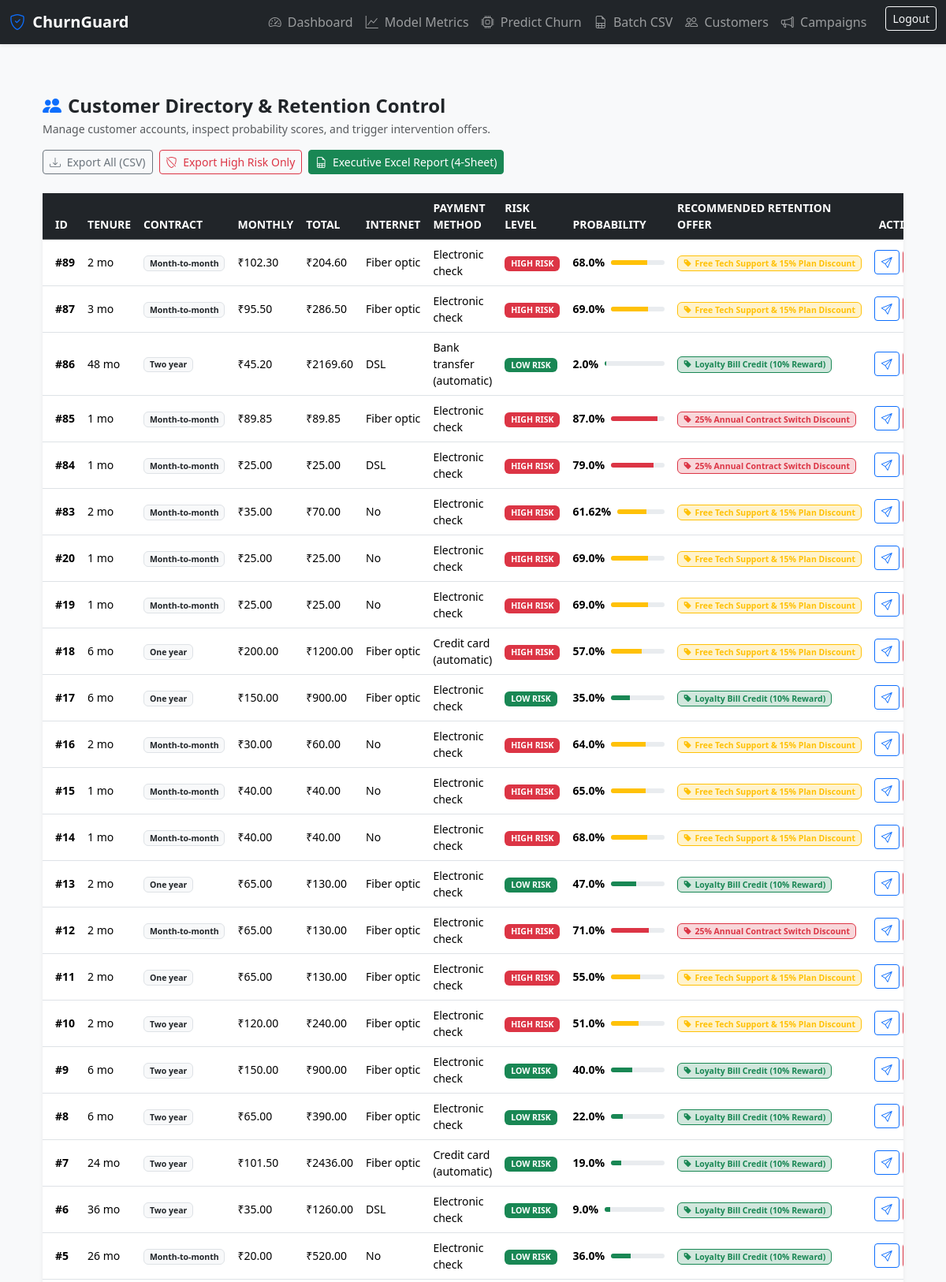
The page /customers (signed in, upper part) on the database its author committed.
### tables this page shows
CREATE TABLE predictions (
            prediction_id INTEGER PRIMARY KEY AUTOINCREMENT,
            customer_id INTEGER,
            prediction TEXT,
            probability REAL,
            risk_level TEXT,
            FOREIGN KEY (customer_id) REFERENCES customers (customer_id) ON DELETE CASCADE
        );

CREATE TABLE customers (
            customer_id INTEGER PRIMARY KEY AUTOINCREMENT,
            tenure INTEGER,
            contract TEXT,
            monthly_charges REAL,
            total_charges REAL,
            internet_service TEXT,
            payment_method TEXT,
            churn TEXT
        );

### app.py (the view)
@app.route("/customers")
def customers():
    if "user_id" not in session:
        return redirect(url_for("login"))
    conn = get_db_connection()
    try:
        customers_data = conn.execute("""
            SELECT c.*, p.risk_level, p.probability
            FROM customers c
            LEFT JOIN predictions p ON c.customer_id = p.customer_id
            ORDER BY c.customer_id DESC
        """).fetchall()
    finally:
        conn.close()
    augmented_customers = []
    for c in customers_data:
        c_dict = dict(c)
        prob = float(c_dict.get("probability") or 0.0)
        if prob >= 70.0:
            c_dict["recommended_offer"] = "25% Annual Contract Switch Discount"
            c_dict["recommended_discount"] = 25.0
            c_dict["offer_badge"] = "danger"
        elif prob >= 50.0:
            c_dict["recommended_offer"] = "Free Tech Support & 15% Plan Discount"
            c_dict["recommended_discount"] = 15.0
            c_dict["offer_badge"] = "warning"
        else:
            c_dict["recommended_offer"] = "Loyalty Bill Credit (10% Reward)"
            c_dict["recommended_discount"] = 10.0
            c_dict["offer_badge"] = "success"
        augmented_customers.append(c_dict)
    return render_template(
        "customers.html",
        customers=augmented_customers,
        user_role=session.get("role", "agent"),
    )

### app.py (called while the page is built)
def get_db_connection():
    conn = sqlite3.connect(DATABASE_NAME, timeout=30.0)
    conn.row_factory = sqlite3.Row
    conn.execute("PRAGMA foreign_keys = ON;")
    conn.execute("PRAGMA journal_mode = WAL;")
    return conn

### templates/customers.html (shortened to what this page needs)
{% extends "base.html" %}
{% block content %}
<div class="container-fluid py-4">
  <div class="d-flex flex-wrap justify-content-between align-items-center mb-4 gap-3">
    <div>
      <h4 class="fw-bold mb-1">
        <i class="bi bi-people-fill text-primary me-2"></i>Customer Directory & Retention Control
      </h4>
      <p class="text-muted small mb-0">Manage customer accounts, inspect probability scores, and trigger intervention offers.</p>
    </div>
    <div class="d-flex flex-wrap gap-2">
      <a href="{{ url_for('export_customers') }}" class="btn btn-outline-secondary btn-sm">
        <i class="bi bi-download me-1"></i> Export All (CSV)
      </a>
      <a href="{{ url_for('export_customers', risk='High Risk') }}" class="btn btn-outline-danger btn-sm">
        <i class="bi bi-shield-slash me-1"></i> Export High Risk Only
      </a>
      <a href="{{ url_for('export_executive_report') }}" class="btn btn-success btn-sm">
        <i class="bi bi-file-earmark-spreadsheet me-1"></i> Executive Excel Report (4-Sheet)
      </a>
    </div>
  </div>
  <div class="card shadow-sm border-0">
    <div class="card-body p-0">
      <div class="table-responsive">
        <table class="table table-hover align-middle mb-0">
          <thead class="table-dark small text-uppercase">
            <tr>
              <th scope="col" class="ps-3">ID</th>
              <th scope="col">Tenure</th>
              <th scope="col">Contract</th>
              <th scope="col">Monthly</th>
              <th scope="col">Total</th>
              <th scope="col">Internet</th>
              <th scope="col">Payment Method</th>
              <th scope="col">Risk Level</th>
              <th scope="col">Probability</th>
              <th scope="col">Recommended Retention Offer</th>
              <th scope="col" class="text-end pe-3">Actions</th>
            </tr>
          </thead>
          <tbody class="small">
            {% if customers %}
              {% for cust in customers %}
              <tr>
                <td class="ps-3 fw-bold">#{{ cust.customer_id }}</td>
                <td>{{ cust.tenure }} mo</td>
                <td>
                  <span class="badge bg-light text-dark border">
                    {{ cust.contract }}
                  </span>
                </td>
                <td>₹{{ "%.2f"|format(cust.monthly_charges or 0.0) }}</td>
                <td>₹{{ "%.2f"|format(cust.total_charges or 0.0) }}</td>
                <td>{{ cust.internet_service or 'None' }}</td>
                <td>{{ cust.payment_method }}</td>
                <td>
                  {% if cust.risk_level == 'High Risk' %}
                    <span class="badge bg-danger text-uppercase px-2 py-1">High Risk</span>
                  {% else %}
                    <span class="badge bg-success text-uppercase px-2 py-1">Low Risk</span>
                  {% endif %}
                </td>
                <td>
                  <div class="d-flex align-items-center gap-2">
                    <span class="fw-bold">{{ cust.probability or 0.0 }}%</span>
                    <div class="progress flex-grow-1" style="height: 6px; width: 60px;">
                      <div class="progress-bar {% if (cust.probability or 0.0) >= 70 %}bg-danger{% elif (cust.probability or 0.0) >= 50 %}bg-warning{% else %}bg-success{% endif %}"
                           role="progressbar"
                           style="width: {{ cust.probability or 0 }}%;">
                      </div>
                    </div>
                  </div>
                </td>
                <td>
                  <span class="badge bg-{{ cust.offer_badge }}-subtle text-{{ cust.offer_badge }} border border-{{ cust.offer_badge }}">
                    <i class="bi bi-tag-fill me-1"></i>{{ cust.recommended_offer }}
                  </span>
                </td>
                <td class="text-end pe-3">
                  <div class="d-inline-flex gap-1">
                    <form action="{{ url_for('send_campaign', customer_id=cust.customer_id) }}" method="POST" class="d-inline">
                      <button type="submit" class="btn btn-sm btn-outline-primary" title="Send Recommended Campaign">
                        <i class="bi bi-send"></i>
                      </button>
                    </form>
                  </div>
                </td>
              </tr>
              {% endfor %}
            {% endif %}
          </tbody>
        </table>
      </div>
    </div>
  </div>
</div>
{% endblock %}

### templates/base.html (style rules this page uses)
body { background-color: #f8f9fa; overflow-x: hidden; }
.table-responsive { width: 100%; overflow-x: auto; }

### rows shown on the page
predictions: customer_id "89", tenure "2", contract "Month-to-month", internet_service "Fiber optic", payment_method "Electronic check", risk_level "HIGH RISK", probability "68.0", recommended_offer "Free Tech Support & 15% Plan Discount"
customers: monthly_charges "102.30", total_charges "204.60"
predictions: customer_id "87", tenure "3", contract "Month-to-month", internet_service "Fiber optic", payment_method "Electronic check", risk_level "HIGH RISK", probability "69.0", recommended_offer "Free Tech Support & 15% Plan Discount"
customers: monthly_charges "95.50", total_charges "286.50"
predictions: customer_id "86", tenure "48", contract "Two year", internet_service "DSL", payment_method "Bank transfer (automatic)", risk_level "LOW RISK", probability "2.0", recommended_offer "Loyalty Bill Credit (10% Reward)"
customers: monthly_charges "45.20", total_charges "2169.60"
predictions: customer_id "85", tenure "1", contract "Month-to-month", internet_service "Fiber optic", payment_method "Electronic check", risk_level "HIGH RISK", probability "87.0", recommended_offer "25% Annual Contract Switch Discount"
customers: monthly_charges "89.85", total_charges "89.85"
predictions: customer_id "84", tenure "1", contract "Month-to-month", internet_service "DSL", payment_method "Electronic check", risk_level "HIGH RISK", probability "79.0", recommended_offer "25% Annual Contract Switch Discount"
customers: monthly_charges "25.00", total_charges "25.00"
predictions: customer_id "83", tenure "2", contract "Month-to-month", internet_service "No", payment_method "Electronic check", risk_level "HIGH RISK", probability "61.62", recommended_offer "Free Tech Support & 15% Plan Discount"
customers: monthly_charges "35.00", total_charges "70.00"
predictions: customer_id "20", tenure "1", contract "Month-to-month", internet_service "No", payment_method "Electronic check", risk_level "HIGH RISK", probability "69.0", recommended_offer "Free Tech Support & 15% Plan Discount"
customers: monthly_charges "25.00", total_charges "25.00"
predictions: customer_id "19", tenure "1", contract "Month-to-month", internet_service "No", payment_method "Electronic check", risk_level "HIGH RISK", probability "69.0", recommended_offer "Free Tech Support & 15% Plan Discount"
customers: monthly_charges "25.00", total_charges "25.00"
predictions: customer_id "18", tenure "6", contract "One year", internet_service "Fiber optic", payment_method "Credit card (automatic)", risk_level "HIGH RISK", probability "57.0", recommended_offer "Free Tech Support & 15% Plan Discount"
customers: monthly_charges "200.00", total_charges "1200.00"
predictions: customer_id "17", tenure "6", contract "One year", internet_service "Fiber optic", payment_method "Electronic check", risk_level "LOW RISK", probability "35.0", recommended_offer "Loyalty Bill Credit (10% Reward)"
customers: monthly_charges "150.00", total_charges "900.00"
predictions: customer_id "16", tenure "2", contract "Month-to-month", internet_service "No", payment_method "Electronic check", risk_level "HIGH RISK", probability "64.0", recommended_offer "Free Tech Support & 15% Plan Discount"
customers: monthly_charges "30.00", total_charges "60.00"
predictions: customer_id "15", tenure "1", contract "Month-to-month", internet_service "No", payment_method "Electronic check", risk_level "HIGH RISK", probability "65.0", recommended_offer "Free Tech Support & 15% Plan Discount"
customers: monthly_charges "40.00", total_charges "40.00"
predictions: customer_id "14", tenure "1", contract "Month-to-month", internet_service "No", payment_method "Electronic check", risk_level "HIGH RISK", probability "68.0", recommended_offer "Free Tech Support & 15% Plan Discount"
customers: monthly_charges "40.00", total_charges "40.00"
predictions: customer_id "13", tenure "2", contract "One year", internet_service "Fiber optic", payment_method "Electronic check", risk_level "LOW RISK", probability "47.0", recommended_offer "Loyalty Bill Credit (10% Reward)"
customers: monthly_charges "65.00", total_charges "130.00"
predictions: customer_id "12", tenure "2", contract "Month-to-month", internet_service "Fiber optic", payment_method "Electronic check", risk_level "HIGH RISK", probability "71.0", recommended_offer "25% Annual Contract Switch Discount"
customers: monthly_charges "65.00", total_charges "130.00"
predictions: customer_id "11", tenure "2", contract "One year", internet_service "Fiber optic", payment_method "Electronic check", risk_level "HIGH RISK", probability "55.0", recommended_offer "Free Tech Support & 15% Plan Discount"
customers: monthly_charges "65.00", total_charges "130.00"
predictions: customer_id "10", tenure "2", contract "Two year", internet_service "Fiber optic", payment_method "Electronic check", risk_level "HIGH RISK", probability "51.0", recommended_offer "Free Tech Support & 15% Plan Discount"
customers: monthly_charges "120.00", total_charges "240.00"
predictions: customer_id "9", tenure "6", contract "Two year", internet_service "Fiber optic", payment_method "Electronic check", risk_level "LOW RISK", probability "40.0", recommended_offer "Loyalty Bill Credit (10% Reward)"
customers: monthly_charges "150.00", total_charges "900.00"
predictions: customer_id "8", tenure "6", contract "Two year", internet_service "Fiber optic", payment_method "Electronic check", risk_level "LOW RISK", probability "22.0", recommended_offer "Loyalty Bill Credit (10% Reward)"
customers: monthly_charges "65.00", total_charges "390.00"
predictions: customer_id "7", tenure "24", contract "Two year", internet_service "Fiber optic", payment_method "Credit card (automatic)", risk_level "LOW RISK", probability "19.0", recommended_offer "Loyalty Bill Credit (10% Reward)"
customers: monthly_charges "101.50", total_charges "2436.00"
predictions: customer_id "6", tenure "36", contract "Two year", internet_service "DSL", payment_method "Electronic check", risk_level "LOW RISK", probability "9.0", recommended_offer "Loyalty Bill Credit (10% Reward)"
customers: monthly_charges "35.00", total_charges "1260.00"
predictions: customer_id "5", tenure "26", contract "Month-to-month", internet_service "No", payment_method "Electronic check", risk_level "LOW RISK", probability "36.0", recommended_offer "Loyalty Bill Credit (10% Reward)"
customers: monthly_charges "20.00", total_charges "520.00"
